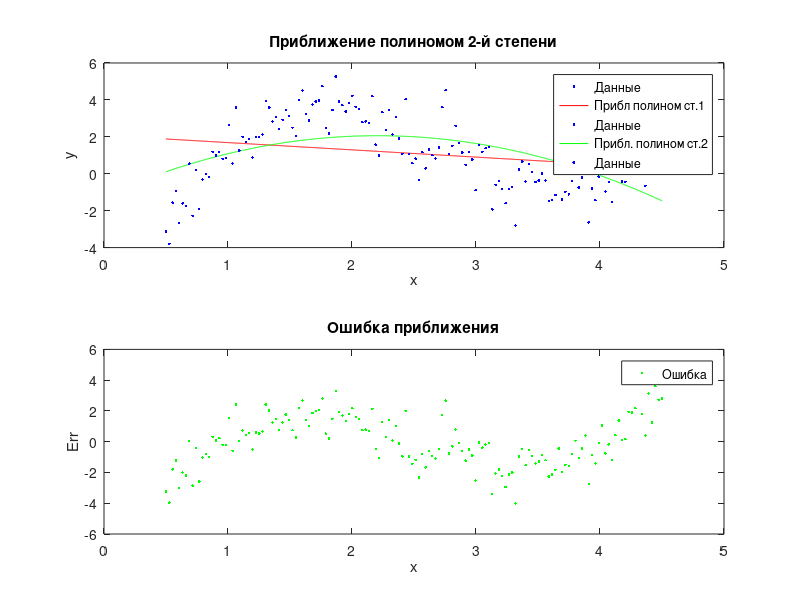

Recreate this plot in MATLAB. (Note: this script raises an error after producing the figure.)
% Лабораторная работа №3. Приближение данных по методу наименьших квадратов
% A) Приближение данных полиномиальным МНК
% 1. Приближение данных полиномиальным МНК при помощи функции `polyfit`
%1.1
a=0.5; b=4.5; x=a:0.05:b;
p = [1, -8.1, 19.04, -10.56];
p_legend = 'y = x**3 - 8.1x**2 + 19.04x - 10.56'
y = polyval(p, x);
plot(x, y, 'b')
legend(p_legend)
title('График полинома')

%1.2
x = linspace(a,b,150);

%1.3
y=polyval(p,x)+randn(size(x));

%1.4
p1=polyfit(x,y,1);

%1.5
t=linspace(a,b,1001); y1=polyval(p1,t);
subplot(2,1,1);

plot(x,y,'b.', 'DisplayName', 'Данные');
hold on;
plot(t,y1,'r', 'DisplayName', 'Прибл полином ст.1');
xlabel('x');
ylabel('y');
title('Приближение полиномом 1-й степени');
legend;

err1=y-polyval(p1,x);
subplot(2, 1, 2); 
plot(x,err1,'r.', 'DisplayName', 'Ошибка');
xlabel('x');
ylabel('Err');
title('Ошибка приближения');
legend;



%1.6
p2=polyfit(x,y,2); y2=polyval(p2,t);
subplot(2,1,1);

plot(x,y,'b.', 'DisplayName', 'Данные');
hold on;
plot(t,y2,'g', 'DisplayName', 'Прибл. полином ст.2');
xlabel('x');
ylabel('y');
title('Приближение полиномом 2-й степени');
legend;

err2=y-polyval(p2,x);

subplot(2, 1, 2); 
plot(x,err2,'g.', 'DisplayName', 'Ошибка');
xlabel('x');
ylabel('Err');
title('Ошибка приближения');
legend;



%1.7
p3=polyfit(x,y,3); y3=polyval(p3,t);
subplot(2,1,1);

plot(x,y,'b.', 'DisplayName', 'Данные');
hold on;
plot(t,y3,'g', 'DisplayName', 'Полином 3 степени', color='green');
xlabel('x');
ylabel('y');
% title('Приближение полиномом 3-й степени');
legend;

err3=y-polyval(p3,x);

subplot(2, 1, 2); 
plot(x,err3,'g.', 'DisplayName', 'Ошибка 3 степени', color='green');
xlabel('x');
ylabel('Err');
% title('Ошибка приближения');
legend;

hold on;

p4=polyfit(x,y,4); y4=polyval(p4,t);
subplot(2,1,1);

plot(t,y4,'g', 'DisplayName', 'Полином 4 степени', color='blue');
xlabel('x');
ylabel('y');
title('Приближение полиномами 3 и 4 степени');
legend;

err4=y-polyval(p4,x);

subplot(2, 1, 2); 
plot(x,err4,'g.', 'DisplayName', 'Ошибка 4 степени', color='blue');
xlabel('x');
ylabel('Err');
title('Ошибки приближения');
legend;


%2 cftool МНК:
% Степень: I       II       III      IV
% p1 =  -0.3316  -0.5113   0.9649   0.0659
% p2 =   2.128    2.225   -7.748    0.3059
% p3 =           -0.3762  17.97    -5.505
% p4 =                    -9.586   15
% p5 =                             -8.35
% Наиболее близкие значения при приближении 3-й степени.
% Если степень полинома на 1 меньше количества точек, то ошибка, в идеале,
% Равна нулю, т.к. такой полином проходит через каждую точку данных.
% В действительности, остаётся ошибка округления машинной арифметики.


%3 cftool c выбросами
y1 = y; y1(1:10:end) = 5;
%3.3
% bisquare I       II      III      IV
% p1 =  -0.5086  -0.544    1      -1.623e-15
% p2 =   2.933    2.282   -8.1     1
% p3 =           -0.0615  19.04   -8.1
% p4 =                   -10.56   19.04
% p5 =                           -10.56

%3.4
% LAR     I       II      III      IV
% p1 =  -0.8056  -0.4      1      -7.968e-14
% p2 =   3.747    1.318   -8.1     1
% p3 =            1.347   19.04   -8.1
% p4 =                   -10.56   19.04
% p5 =                           -10.56

%4 cftool сглаживающие сплайны

%5.1
y=polyval(p,x)+randn(size(x))*0.5;
plot(x,y,'b.'); hold on

%5.2
pp = csaps(x, y, 1);

%5.3
yt = fnval(pp, t); plot(t, yt,'r')















